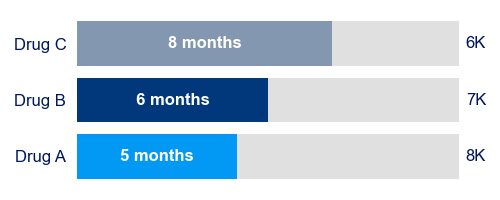

This figure's Python source:
"""
transform_data(df, x=['drug'], y=['staytime'], z=['pc'])

drug	staytime	pc
Drug C	8       	5648
Drug B	6       	6812
Drug A	5       	7822
"""


# %% xy_hr_bar

## Dependencies
import matplotlib.pyplot as plt
import subprocess as sp
import pandas as pd
import io


# Function
def xyz_hr_bar_k(
    df,
    chartTitle="xyz_hr_bar_k",
    studyPeriod=12,
    special_series_name=None,
    special_series_label_font_size=10,
    chart_out=None,
    chart_width=2.5,
    chart_height=1.3,
    chart_title_font_size=10,
    chart_title_color="black",  # New parameter for title color
    series_label_font_size=9,
    series_label_color="white",  # New parameter for bar text color
    xtick_label_font_size=9,
    xtick_label_color="black",  # New parameter for y-axis label color (categories)
    k_value_font_size=9,
    k_value_color="#01387B",
):  # New parameter for k-value (secondary) text color
    # Set up the figure and axis
    fig, ax = plt.subplots(figsize=(chart_width, chart_height))

    df["value"] = round(df["value"], 1)

    # Sort the dataframe by 'value' column in descending order
    df = df.sort_values(by="value", ascending=True).reset_index(drop=True)

    # After sorting, then extract lists
    categories = df["x"].tolist()
    values = df["value"].tolist()
    z_values = df["z"].tolist()
    colors = df["color_hex"].tolist()

    # Total bar length
    total_bar_length = studyPeriod

    # Calculate remainders
    remainders = [total_bar_length - value for value in values]

    # Horizontal bars for first part (with the specified values)
    bars1 = ax.barh(categories, values, color=colors)

    # Horizontal bars for second part (remainder to reach total_bar_length)
    bars2 = ax.barh(categories, remainders, left=values, color="#e0e0e0")

    # Add value labels on the bars with " month" suffix
    for i, (bar, value, category) in enumerate(zip(bars1, values, categories)):
        # Make the text bold and larger for special_series_name
        if category == special_series_name:
            ax.text(
                value / 2,
                i,
                f"{value} months",
                ha="center",
                va="center",
                color=series_label_color,
                fontweight="bold",
                fontsize=special_series_label_font_size,
            )  # Using new color parameter
        else:
            ax.text(
                value / 2,
                i,
                f"{value} months",
                ha="center",
                va="center",
                color=series_label_color,
                fontweight="bold",
                fontsize=series_label_font_size,
            )  # Using new color parameter

    # Then update the z values text section
    for i, (z_value, category) in enumerate(zip(z_values, categories)):
        # Format the z_value in thousands with 'K' suffix
        formatted_z = f"{z_value / 1000:.0f}K"
        # Remove decimal point if it's a whole number
        if formatted_z.endswith(".0K"):
            formatted_z = formatted_z.replace(".0K", "K")

        # Make the text bold and larger for special_series_name
        if category == special_series_name:
            ax.text(
                total_bar_length + 0.2,
                i,
                formatted_z,
                ha="left",
                va="center",
                color=k_value_color,
                fontweight="bold",
                fontsize=special_series_label_font_size,
            )  # Using new color parameter
        else:
            ax.text(
                total_bar_length + 0.2,
                i,
                formatted_z,
                ha="left",
                va="center",
                # color=k_value_color, fontweight='bold', fontsize=k_value_font_size)  # Using new color parameter
                color=k_value_color,
                fontsize=k_value_font_size,
            )  # Using new color parameter

    # Title - extreme left aligned
    ax.set_title("")  # Remove the standard title
    if chartTitle == "":
        print("NOTE: No title.")
    else:
        chartTitle = f"{chartTitle}: {studyPeriod} months follow-up"
        ax.text(
            -0.19,
            1.15,
            chartTitle,
            fontsize=chart_title_font_size,
            color=chart_title_color,
            transform=ax.transAxes,
        )  # Using new color parameter

    # Remove ALL x-axis elements completely
    ax.set_xticks([])
    ax.xaxis.set_ticks_position("none")
    ax.spines["bottom"].set_visible(False)

    # Set y-axis labels with custom font size (this is for the category labels)
    ax.yaxis.set_ticks_position("none")
    ax.set_yticks(range(len(categories)))

    # First set all labels with default size and color
    ax.set_yticklabels(
        categories, fontsize=xtick_label_font_size, color=xtick_label_color
    )  # Using new color parameter

    # Then customize the specific label for special series
    for label in ax.get_yticklabels():
        if label.get_text() == special_series_name:
            label.set_fontweight("bold")
            label.set_fontsize(special_series_label_font_size)
            label.set_color(xtick_label_color)  # Maintain the same color

    ax.spines["left"].set_visible(False)

    # Remove other spines and grid
    ax.spines["top"].set_visible(False)
    ax.spines["right"].set_visible(False)
    ax.grid(False)

    # Adjust layout
    plt.tight_layout()

    # Show the plot
    # plt.show()

    if chart_out:
        plt.savefig(chart_out + ".png")
        # print('REPORT: xyz_hr_bar_k output successfully saved.')

    plt.close()


## Run
if __name__ == __main__:
    exec(open(_all_docs + r"\____py\transform_data.py").read())
    exec(
        open(_all_docs + r"\____py\transform_data_explore.py", encoding="utf-8").read()
    )
    exec(open(_all_docs + r"\____py\fill_missing_colors.py").read())
    exec(open(_all_docs + r"\____py\auto_detect_color_column.py").read())
    exec(open(_all_docs + r"\____py\clean_merge.py").read())

    ## Data
    data_string = """
    drug	staytime	pc
    Drug C	8       	5648
    Drug B	6       	6812
    Drug A	5       	7822
    """

    # Parse the data
    df = pd.read_csv(io.StringIO(data_string), sep="\t")

    # Transpose
    df = transform_data(df, x=["drug"], y=["staytime"], z=["pc"])

    # Add colors
    df = transform_data_explore(df)

    xyz_hr_bar_k(
        df,
        chart_out=_vl + r"\compare\xyz_hr_bar_k",
        chartTitle="",
        chart_title_font_size=16,
        chart_title_color="#00165E",
        studyPeriod=12,
        special_series_name="",
        special_series_label_font_size=11,
        chart_width=5,
        chart_height=2,
        series_label_font_size=12,
        xtick_label_color="#00165E",
        xtick_label_font_size=12,
        k_value_font_size=12,
        k_value_color="#00165E",
    )
